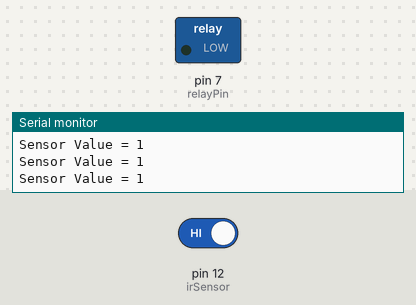
Bench run of a sketch on a simulated Arduino Uno, built with avr-gcc and run on an emulated ATmega328P. Parts: switched loads named in the sketch (green lamp = pin HIGH), the last lines printed to the serial monitor. Inputs (shaded band) come from the test bench; at power-on: pin 12 (irSensor) HIGH.

Above: at 1.2 s.
1.3 s: pin 12 (irSensor) driven LOW
At 1.6 s:
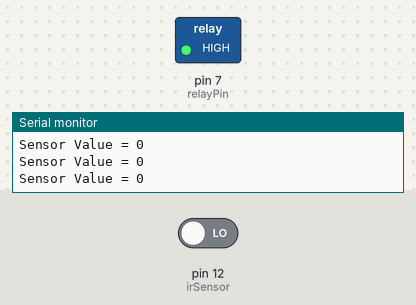
2.8 s: pin 12 (irSensor) driven HIGH
At 4.2 s:
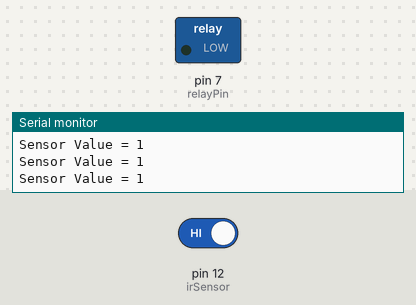
Timing chart, 0 to 5.8 s (numbered marks = the images above; inputs shaded):
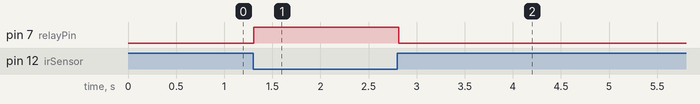

The sketch:

Arduino_IR.ino
```cpp
int irSensor = 12;
int relayPin = 7;
void setup()
{
  Serial.begin(9600);
  pinMode(irSensor, INPUT);
  pinMode(relayPin, OUTPUT);
}
void loop()
{
  int value = digitalRead(irSensor);
  Serial.println("");
  Serial.print("Sensor Value = ");
  Serial.print(value);

  if(value == 0)
  {
    digitalWrite(relayPin, HIGH);
  }
  else
  {
    digitalWrite(relayPin, LOW);
  }
  delay(50);
}
```

Measured:
- after the input at 1.3 s, pin 7 (relayPin): LOW → HIGH at once
- after the input at 2.8 s, pin 7 (relayPin): HIGH → LOW at once
